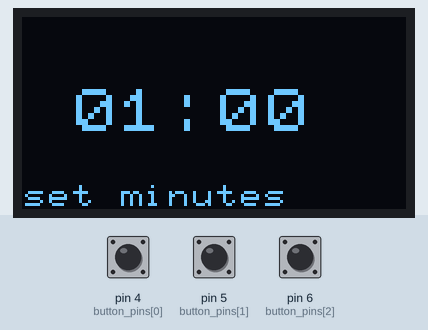
A sketch run on a simulated Arduino Uno, built with avr-gcc and run on an emulated ATmega328P. Parts: 128×64 one-colour display. The test bench sets the inputs (shaded band); at power-on: pin 6 (button_pins[2]) HIGH, pin 4 (button_pins[0]) HIGH, pin 5 (button_pins[1]) HIGH.

Above: at 1.3 s.
1.4 s: pin 6 (button_pins[2]) pulled LOW for 0.15 s
At 1.71 s:
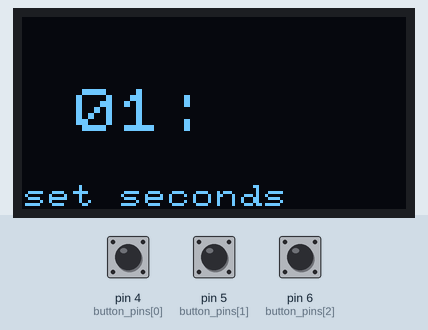
2.1 s: pin 6 (button_pins[2]) pulled LOW for 1 s
At 3.8 s:
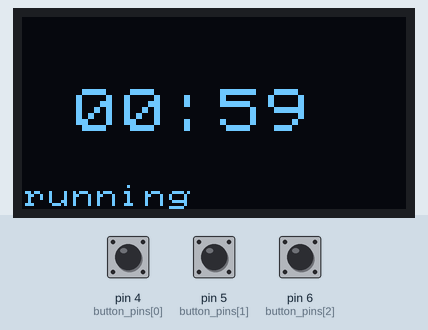
6.1 s: pin 6 (button_pins[2]) pulled LOW for 0.15 s
At 7.3 s:
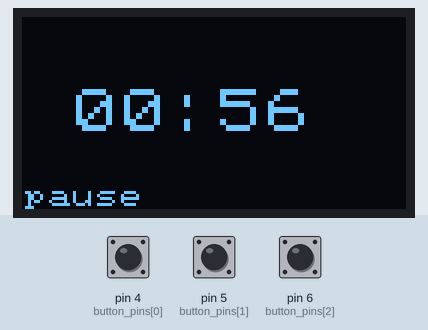
Timing chart, 0 to 9.1 s (numbered marks = the images above; inputs shaded):
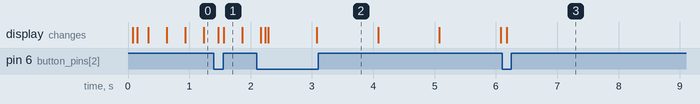

Measured:
- after the input at 1.4 s, the display: first changes after 0.07 s (image 1 shows a later state)
- after the input at 2.1 s, the display: first differs from a run without the input after 0.19 s (image 2 shows a later state)
- after the input at 6.1 s, the display: changes after 0.07 s (image 3)

The sketch:

lis_macros_example_1_oled_display_countdown_start_button_set.ino
```cpp
/*
  Advanced countdown timer of which the time can be set with up/down/set buttons.

  Author: F. van Slooten
*/
#include <U8g2lib.h>
#include <Bounce2.h>

byte button_pins[] = {4, 5, 6 }; // button pins; 4/5 up/down, 6 = set

#define NUMBUTTONS sizeof(button_pins)

Bounce * buttons = new Bounce[NUMBUTTONS];

U8X8_SSD1306_128X64_NONAME_HW_I2C display(U8X8_PIN_NONE);

int min = 1, sec = 0; // start with one minute

unsigned long previousMillis = 0, previousMillis2 = 0; // will store last time timer was updated

const unsigned long interval = 1000; // 1 second

char buf[10]; // text buffer; to be able to use draw2x2String to show the value

int state = 0; // 0 = set minutes, 1 = set seconds, 2 = run timer (countdown), 3 = pause, 4 = finished

bool blink = true;

void setup() {
  Serial.begin(9600);

  // Make input & enable pull-up resistors on switch pins
  for (int i = 0; i < NUMBUTTONS; i++) {
    buttons[i].attach( button_pins[i] , INPUT_PULLUP  );       //setup the bounce instance for the current button
    buttons[i].interval(25);              // interval in ms
  }

  display.begin();
  display.setPowerSave(0);
  display.setFont(u8x8_font_pxplusibmcgathin_f);
  display.drawString(0, 7, "set minutes");
  sprintf(buf, "%02d:%02d", min, sec);
  display.draw2x2String(2, 3, buf);
}

void loop() {
  unsigned long currentMillis = millis();

  // blink time on display every 300ms when setting it:
  if (currentMillis - previousMillis2 > 300 ) { // 300ms passed?
    previousMillis2 = currentMillis; // save the last time
    blink = !blink;
    if (state == 0) { // set min
      if (blink) sprintf(buf, "%02d", min); // blink minutes
      else strcpy(buf, "  ");
      display.draw2x2String(2, 3, buf);
      sprintf(buf, "%02d", sec);
      display.draw2x2String(8, 3, buf);
    }
    else if (state == 1) { // set seconds
      sprintf(buf, "%02d", min);
      display.draw2x2String(2, 3, buf);
      if (blink) sprintf(buf, "%02d", sec);  // blink seconds
      else strcpy(buf, "  ");
      display.draw2x2String(8, 3, buf);
    }
  }

  // update countdown timer every second
  if (currentMillis - previousMillis > interval) { // interval passed?
    previousMillis = currentMillis; // save the last time
    if (state == 2) { // countdown running?
      if (min >= 0 && sec >= 0) { // if counter not finished
        sec--; // decrease timer
        if (sec < 0) {
          if (min > 0 ) {
            min--;
            sec = 59;
          }
          else sec = 0;
        }
      }
      if (min == 0 && sec == 0) { // if counter finished
        display.drawString(0, 7, "finished    ");
        state = 4;
      }
      sprintf(buf, "%02d:%02d", min, sec);
      display.draw2x2String(2, 3, buf);
    }
  }

  // check for pressed buttons
  for (int i = 0; i < NUMBUTTONS; i++) {
    // Update the Bounce instance :
    buttons[i].update();
    if ( buttons[i].fell() ) { // a button was pressed
      if (i == 2) { // select
        state++; // to next state
        if (state == 4) state = 2;
        if (state == 5) { // restart
          state = 0;
          min = 1; sec = 0;
          display.drawString(0, 7, "set minutes");
        }
        if (state == 1) display.drawString(0, 7, "set seconds");
        else if (state == 2) {
          sprintf(buf, "%02d:%02d", min, sec);
          display.draw2x2String(2, 3, buf);
          display.drawString(0, 7, "running     ");
        }
        else if (state == 3) display.drawString(0, 7, "pause       ");
      }
      else { // up / down
        if (state == 0) { // setting minutes
          if (i == 0) min++; // up
          else min--; // down
        }
        else { // setting seconds
          if (i == 0) sec++; // up
          else sec--; // down
          if (sec < 0) {
            sec = 59;
            min--;
          } else if (sec > 59) {
            sec = 0;
            min++;
          }
        }
        if (min < 0) min = 0;
      }
    }
  } // end for
}
```
